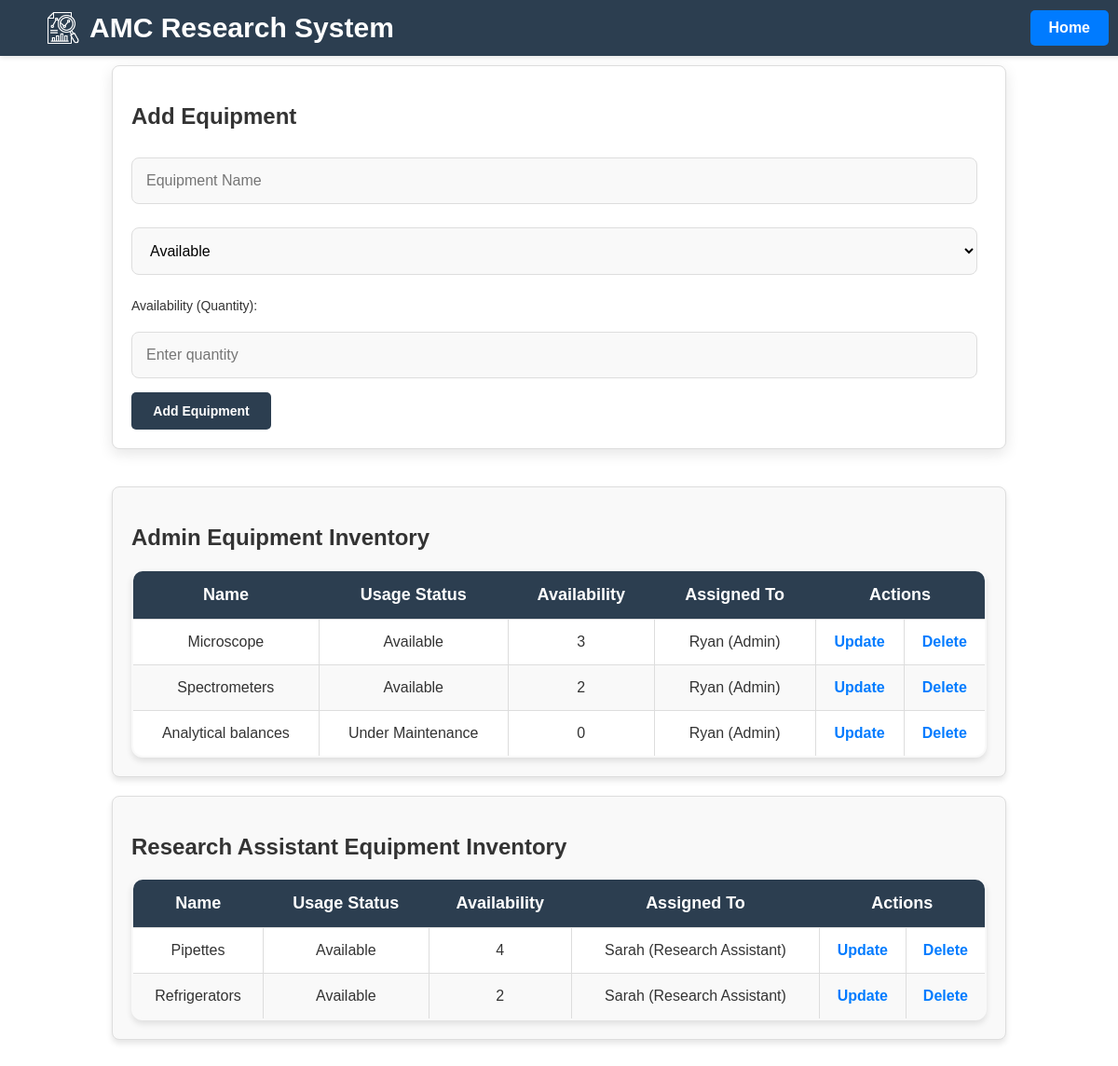
/CRUD3/equipment.php (signed in), run on the app's committed database.
### tables this page shows
CREATE TABLE `equipment` (
  `id` int(11) NOT NULL,
  `name` varchar(255) NOT NULL,
  `usage_status` enum('Available','Under Maintenance') NOT NULL,
  `availability` int(11) NOT NULL DEFAULT 0,
  `assigned_to` int(11) DEFAULT NULL,
  `created_at` datetime NOT NULL,
  `updated_at` datetime NOT NULL
);

CREATE TABLE `user` (
  `id` int(11) NOT NULL,
  `name` varchar(255) NOT NULL,
  `contact_information` varchar(25) NOT NULL,
  `area_of_expertise` varchar(255) NOT NULL,
  `age` int(11) NOT NULL,
  `email` varchar(255) NOT NULL,
  `password` varchar(255) NOT NULL,
  `role` enum('Admin','Researcher','Research Assistant') NOT NULL DEFAULT 'Researcher'
);

### CRUD3/equipment.php (the view, shortened to what this page needs)
<?php
require_once '../dbconnect.php';
?>
<!DOCTYPE html>
<html lang="en">
<head>
    <link rel="stylesheet" type="text/css" href="/group/style/style.css?v=<?php echo time(); ?>">
</head>
<body class="equipment-management">
    <div class="top-bar">
        <div class="logo-title-container">
            <img src="/group/images/research12.png" alt="Logo" class="logo">
            <h1 class="main-title">AMC Research System</h1>
        </div>
        <a href="/group/admin_dashboard.php" class="home-btn">Home</a>
    </div>
    <div class="equipment-container">
        <div class="create-container">
            <h2>Add Equipment</h2>
            <form action="equipment.php" method="POST" class="add-equipment-form">
                <div class="form-group">
                    <input type="text" name="equipment_name" placeholder="Equipment Name" required>
                </div>
                <div class="form-group">
                    <select id="usage_status" name="usage_status" required>
                        <option value="Available">Available</option>
                    </select>
                </div>
                <div class="form-group" id="availability-group">
                    <label for="availability">Availability (Quantity):</label>
                    <input type="number" id="availability" name="availability" min="0" placeholder="Enter quantity" required>
                </div>
                <div class="form-group">
                    <button type="submit" name="add_equipment" class="submit-button">Add Equipment</button>
                </div>
            </form>
        </div>
        <div class="read-container">
            <h2>Admin Equipment Inventory</h2>
            <table class="equipment-table">
                <thead>
                    <tr>
                        <th>Name</th>
                        <th>Usage Status</th>
                        <th>Availability</th>
                        <th>Assigned To</th>
                        <th colspan="2">Actions</th>
                    </tr>
                </thead>
                <tbody>
                    <?php
                    $adminResult = $conn->query(
                        "SELECT equipment.*, user.name AS assigned_to_name, user.role AS assigned_to_role
                         FROM equipment
                         LEFT JOIN user ON equipment.assigned_to = user.id
                         WHERE user.role = 'Admin'"
                    );
                    while ($row = $adminResult->fetch_assoc()) {
                        $assigned_to = $row['assigned_to_name']
                            ? htmlspecialchars($row['assigned_to_name']) . ' (' . htmlspecialchars($row['assigned_to_role']) . ')'
                            : 'Not Assigned';
                        echo "<tr>";
                        echo "<td>" . htmlspecialchars($row['name']) . "</td>";
                        echo "<td>" . htmlspecialchars($row['usage_status']) . "</td>";
                        echo "<td>" . htmlspecialchars($row['availability']) . "</td>";
                        echo "<td>" . $assigned_to . "</td>";
                        echo "<td><a href='equipment_update.php?id=" . htmlspecialchars($row['id']) . "'>Update</a></td>";
                        echo "<td><a href='equipment_delete.php?id=" . htmlspecialchars($row['id']) . "&csrf_token=" . $_SESSION['csrf_token'] . "' onclick='return confirm(\"Are you sure you want to delete this equipment?\");'>Delete</a></td>";
                        echo "</tr>";
                    }
                    ?>
                </tbody>
            </table>
        </div>
        <div class="read-container">
            <h2>Research Assistant Equipment Inventory</h2>
            <table class="equipment-table">
                <thead>
                    <tr>
                        <th>Name</th>
                        <th>Usage Status</th>
                        <th>Availability</th>
                        <th>Assigned To</th>
                        <th colspan="2">Actions</th>
                    </tr>
                </thead>
                <tbody>
                    <?php
                    $assistantResult = $conn->query(
                        "SELECT equipment.*, user.name AS assigned_to_name, user.role AS assigned_to_role
                         FROM equipment
                         LEFT JOIN user ON equipment.assigned_to = user.id
                         WHERE user.role = 'Research Assistant'"
                    );
                    while ($row = $assistantResult->fetch_assoc()) {
                        $assigned_to = $row['assigned_to_name']
                            ? htmlspecialchars($row['assigned_to_name']) . ' (' . htmlspecialchars($row['assigned_to_role']) . ')'
                            : 'Not Assigned';
                        echo "<tr>";
                        echo "<td>" . htmlspecialchars($row['name']) . "</td>";
                        echo "<td>" . htmlspecialchars($row['usage_status']) . "</td>";
                        echo "<td>" . htmlspecialchars($row['availability']) . "</td>";
                        echo "<td>" . $assigned_to . "</td>";
                        echo "<td><a href='equipment_update.php?id=" . htmlspecialchars($row['id']) . "'>Update</a></td>";
                        echo "<td><a href='equipment_delete.php?id=" . htmlspecialchars($row['id']) . "&csrf_token=" . $_SESSION['csrf_token'] . "' onclick='return confirm(\"Are you sure you want to delete this equipment?\");'>Delete</a></td>";
                        echo "</tr>";
                    }
                    ?>
                </tbody>
            </table>
        </div>
    </div>
</body>
</html>

### style/style.css (style rules this page uses)
body { margin: 0; padding: 0; padding-bottom: 30px; font-family: 'Poppins', sans-serif; background: white; color: #333; min-height: 100vh; box-sizing: border-box; padding-top: 70px; overflow-x: hidden; }
.top-bar { width: 100%; height: 60px; background: #2C3E50; display: flex; justify-content: space-between; align-items: center; padding: 0 20px; box-shadow: 0 2px 5px rgba(0, 0, 0, 0.1); position: fixed; top: 0; z-index: 10; }
.logo { width: 36px; height: auto; object-fit: contain; margin-left: 30px; }
.main-title { color: #FFFFFF; font-size: 30px; font-weight: bold; margin-left: 0px; text-align: left; }
.home-btn { background: #007bff; color: #FFFFFF; text-decoration: none; padding: 10px 20px; border-radius: 5px; font-size: 16px; font-weight: bold; transition: background 0.3s ease; margin-left: auto; margin-right: 30px; }
.logo-title-container { display: flex; align-items: center; gap: 10px; }
.create-container, .read-container { width: 80%; margin: 0 auto; padding: 20px; border: 1px solid #ddd; border-radius: 8px; box-shadow: 0 5px 15px rgba(0, 0, 0, 0.1); background: white; box-sizing: border-box; }
.create-container { margin-top: 0; margin-bottom: 40px; }
.read-container { margin-top: 20px; padding: 20px; background-color: #f9f9f9; border: 1px solid #ddd; border-radius: 8px; box-shadow: 0 4px 6px rgba(0, 0, 0, 0.1); }
.create-container input, .create-container select { width: calc(100% - 10px); max-width: 2000px; margin-top: 10px; margin-bottom: 15px; padding: 15px; border: 1px solid #ddd; border-radius: 8px; background-color: #f9f9f9; outline: none; font-size: 16px; box-sizing: border-box; transition: border-color 0.3s ease, box-shadow 0.3s ease; }
.create-container label { display: flex; align-items: center; gap: 10px; font-size: 14px; margin-bottom: 10px; margin-top: 10px; }
.create-container button { background-color: #2C3E50; color: white; border: none; padding: 12px 20px; font-size: 14px; font-weight: bold; cursor: pointer; transition: background-color 0.3s ease, transform 0.3s ease; width: 100%; max-width: 150px; border-radius: 5px; box-sizing: border-box; }
.equipment-table { width: 100%; border-collapse: collapse; margin-top: 15px; border: 2px solid #ccc; border-radius: 12px; overflow: hidden; box-shadow: 0px 4px 6px rgba(0, 0, 0, 0.1); }
body.equipment-management { overflow-y: auto; overflow-x: hidden; height: auto; min-height: 100vh; }
.equipment-table th { background-color: #2C3E50; color: white; padding: 15px; text-align: center; font-size: 18px; font-weight: bold; border: none; }
.equipment-table tr:nth-child(even) { background-color: #f9f9f9; }
.equipment-table tr:nth-child(odd) { background-color: #ffffff; }
.equipment-table td { border: 1px solid #ddd; padding: 15px 10px; text-align: center; font-size: 16px; }
.equipment-table tr:first-child th:first-child { border-top-left-radius: 12px; }
.equipment-table tr:first-child th:last-child { border-top-right-radius: 12px; }
.equipment-table tr:last-child td:first-child { border-bottom-left-radius: 12px; }
.equipment-table tr:last-child td:last-child { border-bottom-right-radius: 12px; }
.equipment-table a { text-decoration: none; color: #007bff; font-weight: bold; }

### data on the page
equipment: name "Microscope", usage_status "Available", availability "3", assigned_to.role "Ryan (Admin)"
equipment: name "Spectrometers", usage_status "Available", availability "2", assigned_to.role "Ryan (Admin)"
equipment: name "Analytical balances", usage_status "Under Maintenance", availability "0", assigned_to.role "Ryan (Admin)"
equipment: name "Pipettes", usage_status "Available", availability "4", assigned_to.role "Sarah (Research Assistant)"
equipment: name "Refrigerators", usage_status "Available", availability "2", assigned_to.role "Sarah (Research Assistant)"
